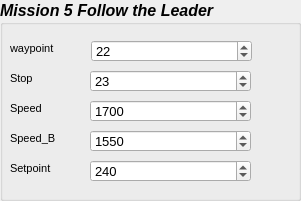
     <widget class="QGroupBox" name="groupBox_8">
      <property name="geometry">
       <rect>
        <x>340</x>
        <y>20</y>
        <width>301</width>
        <height>201</height>
       </rect>
      </property>
      <property name="font">
       <font>
        <pointsize>12</pointsize>
        <weight>75</weight>
        <italic>true</italic>
        <bold>true</bold>
       </font>
      </property>
      <property name="styleSheet">
       <string notr="true"/>
      </property>
      <property name="title">
       <string>Mission 5 Follow the Leader</string>
      </property>
      <widget class="QLabel" name="label_88">
       <property name="geometry">
        <rect>
         <x>10</x>
         <y>40</y>
         <width>55</width>
         <height>16</height>
        </rect>
       </property>
       <property name="font">
        <font>
         <pointsize>8</pointsize>
         <weight>50</weight>
         <italic>false</italic>
         <bold>false</bold>
        </font>
       </property>
       <property name="text">
        <string>waypoint</string>
       </property>
      </widget>
      <widget class="QLabel" name="label_93">
       <property name="geometry">
        <rect>
         <x>10</x>
         <y>100</y>
         <width>55</width>
         <height>16</height>
        </rect>
       </property>
       <property name="font">
        <font>
         <pointsize>8</pointsize>
         <weight>50</weight>
         <italic>false</italic>
         <bold>false</bold>
        </font>
       </property>
       <property name="text">
        <string>Speed</string>
       </property>
      </widget>
      <widget class="QSpinBox" name="spinBoxWaypointMisi5">
       <property name="geometry">
        <rect>
         <x>91</x>
         <y>40</y>
         <width>161</width>
         <height>22</height>
        </rect>
       </property>
       <property name="font">
        <font>
         <pointsize>10</pointsize>
         <weight>50</weight>
         <italic>false</italic>
         <bold>false</bold>
        </font>
       </property>
       <property name="value">
        <number>22</number>
       </property>
      </widget>
      <widget class="QSpinBox" name="spinBoxSpeedMisi5">
       <property name="geometry">
        <rect>
         <x>90</x>
         <y>100</y>
         <width>161</width>
         <height>22</height>
        </rect>
       </property>
       <property name="font">
        <font>
         <pointsize>10</pointsize>
         <weight>50</weight>
         <italic>false</italic>
         <bold>false</bold>
        </font>
       </property>
       <property name="minimum">
        <number>1500</number>
       </property>
       <property name="maximum">
        <number>2000</number>
       </property>
       <property name="singleStep">
        <number>25</number>
       </property>
       <property name="value">
        <number>1700</number>
       </property>
      </widget>
      <widget class="QLabel" name="label_102">
       <property name="geometry">
        <rect>
         <x>10</x>
         <y>70</y>
         <width>55</width>
         <height>16</height>
        </rect>
       </property>
       <property name="font">
        <font>
         <pointsize>8</pointsize>
         <weight>50</weight>
         <italic>false</italic>
         <bold>false</bold>
        </font>
       </property>
       <property name="text">
        <string>Stop</string>
       </property>
      </widget>
      <widget class="QSpinBox" name="spinBoxStopMisi5">
       <property name="geometry">
        <rect>
         <x>90</x>
         <y>70</y>
         <width>161</width>
         <height>22</height>
        </rect>
       </property>
       <property name="font">
        <font>
         <pointsize>10</pointsize>
         <weight>50</weight>
         <italic>false</italic>
         <bold>false</bold>
        </font>
       </property>
       <property name="value">
        <number>23</number>
       </property>
      </widget>
      <widget class="QLabel" name="label_66">
       <property name="geometry">
        <rect>
         <x>10</x>
         <y>130</y>
         <width>55</width>
         <height>16</height>
        </rect>
       </property>
       <property name="font">
        <font>
         <pointsize>8</pointsize>
         <weight>50</weight>
         <italic>false</italic>
         <bold>false</bold>
        </font>
       </property>
       <property name="text">
        <string>Speed_B</string>
       </property>
      </widget>
      <widget class="QSpinBox" name="spinBoxSpeedMisi5Bawah">
       <property name="geometry">
        <rect>
         <x>90</x>
         <y>130</y>
         <width>161</width>
         <height>22</height>
        </rect>
       </property>
       <property name="font">
        <font>
         <pointsize>10</pointsize>
         <weight>50</weight>
         <italic>false</italic>
         <bold>false</bold>
        </font>
       </property>
       <property name="minimum">
        <number>1000</number>
       </property>
       <property name="maximum">
        <number>2000</number>
       </property>
       <property name="singleStep">
        <number>5</number>
       </property>
       <property name="value">
        <number>1550</number>
       </property>
      </widget>
      <widget class="QLabel" name="label_122">
       <property name="geometry">
        <rect>
         <x>10</x>
         <y>160</y>
         <width>55</width>
         <height>16</height>
        </rect>
       </property>
       <property name="font">
        <font>
         <pointsize>8</pointsize>
         <weight>50</weight>
         <italic>false</italic>
         <bold>false</bold>
        </font>
       </property>
       <property name="text">
        <string>Setpoint</string>
       </property>
      </widget>
      <widget class="QSpinBox" name="spinBoxSetpointMisi5">
       <property name="geometry">
        <rect>
         <x>90</x>
         <y>160</y>
         <width>161</width>
         <height>22</height>
        </rect>
       </property>
       <property name="font">
        <font>
         <pointsize>10</pointsize>
         <weight>50</weight>
         <italic>false</italic>
         <bold>false</bold>
        </font>
       </property>
       <property name="maximum">
        <number>400</number>
       </property>
       <property name="singleStep">
        <number>5</number>
       </property>
       <property name="value">
        <number>240</number>
       </property>
      </widget>
     </widget>
